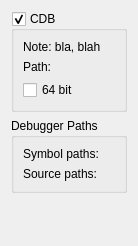
<?xml version="1.0" encoding="UTF-8"?>
<ui version="4.0">
 <class>Debugger::Cdb::CdbOptionsPageWidget2</class>
 <widget class="QWidget" name="Debugger::Cdb::CdbOptionsPageWidget2">
  <property name="geometry">
   <rect>
    <x>0</x>
    <y>0</y>
    <width>135</width>
    <height>246</height>
   </rect>
  </property>
  <layout class="QVBoxLayout" name="verticalLayout">
   <item>
    <layout class="QHBoxLayout" name="horizontalLayout">
     <item>
      <widget class="QGroupBox" name="cdbPathGroupBox">
       <property name="title">
        <string extracomment="Placeholder">CDB</string>
       </property>
       <property name="checkable">
        <bool>true</bool>
       </property>
       <layout class="QFormLayout" name="formLayout">
        <item row="1" column="0">
         <widget class="QLabel" name="pathLabel">
          <property name="text">
           <string>Path:</string>
          </property>
         </widget>
        </item>
        <item row="1" column="1">
         <widget class="Utils::PathChooser" name="pathChooser" native="true"/>
        </item>
        <item row="0" column="0" colspan="2">
         <widget class="QLabel" name="noteLabel">
          <property name="text">
           <string notr="true" extracomment="Placeholder">Note: bla, blah</string>
          </property>
         </widget>
        </item>
        <item row="2" column="0" colspan="2">
         <widget class="QCheckBox" name="is64BitCheckBox">
          <property name="text">
           <string>64 bit</string>
          </property>
         </widget>
        </item>
       </layout>
      </widget>
     </item>
    </layout>
   </item>
   <item>
    <widget class="QGroupBox" name="pathGroupBox">
     <property name="title">
      <string>Debugger Paths</string>
     </property>
     <layout class="QFormLayout" name="formLayout_2">
      <property name="fieldGrowthPolicy">
       <enum>QFormLayout::AllNonFixedFieldsGrow</enum>
      </property>
      <item row="0" column="0">
       <widget class="QLabel" name="symbolPathLabel">
        <property name="text">
         <string>Symbol paths:</string>
        </property>
       </widget>
      </item>
      <item row="0" column="1">
       <widget class="Debugger::Internal::CdbSymbolPathListEditor" name="symbolPathListEditor" native="true"/>
      </item>
      <item row="1" column="0">
       <widget class="QLabel" name="sourcePathLabel">
        <property name="text">
         <string>Source paths:</string>
        </property>
       </widget>
      </item>
      <item row="1" column="1">
       <widget class="Utils::PathListEditor" name="sourcePathListEditor" native="true"/>
      </item>
     </layout>
    </widget>
   </item>
   <item>
    <spacer name="verticalSpacer">
     <property name="orientation">
      <enum>Qt::Vertical</enum>
     </property>
     <property name="sizeHint" stdset="0">
      <size>
       <width>0</width>
       <height>0</height>
      </size>
     </property>
    </spacer>
   </item>
   <item>
    <widget class="QLabel" name="reportLabel">
     <property name="styleSheet">
      <string notr="true"/>
     </property>
     <property name="wordWrap">
      <bool>true</bool>
     </property>
     <property name="textInteractionFlags">
      <set>Qt::LinksAccessibleByMouse|Qt::TextSelectableByKeyboard|Qt::TextSelectableByMouse</set>
     </property>
    </widget>
   </item>
  </layout>
 </widget>
 <customwidgets>
  <customwidget>
   <class>Utils::PathChooser</class>
   <extends>QWidget</extends>
   <header location="global">utils/pathchooser.h</header>
   <container>1</container>
  </customwidget>
  <customwidget>
   <class>Utils::PathListEditor</class>
   <extends>QWidget</extends>
   <header location="global">utils/pathlisteditor.h</header>
   <container>1</container>
  </customwidget>
  <customwidget>
   <class>Debugger::Internal::CdbSymbolPathListEditor</class>
   <extends>QWidget</extends>
   <header location="global">cdbsymbolpathlisteditor.h</header>
   <container>1</container>
  </customwidget>
 </customwidgets>
 <resources/>
 <connections/>
</ui>
